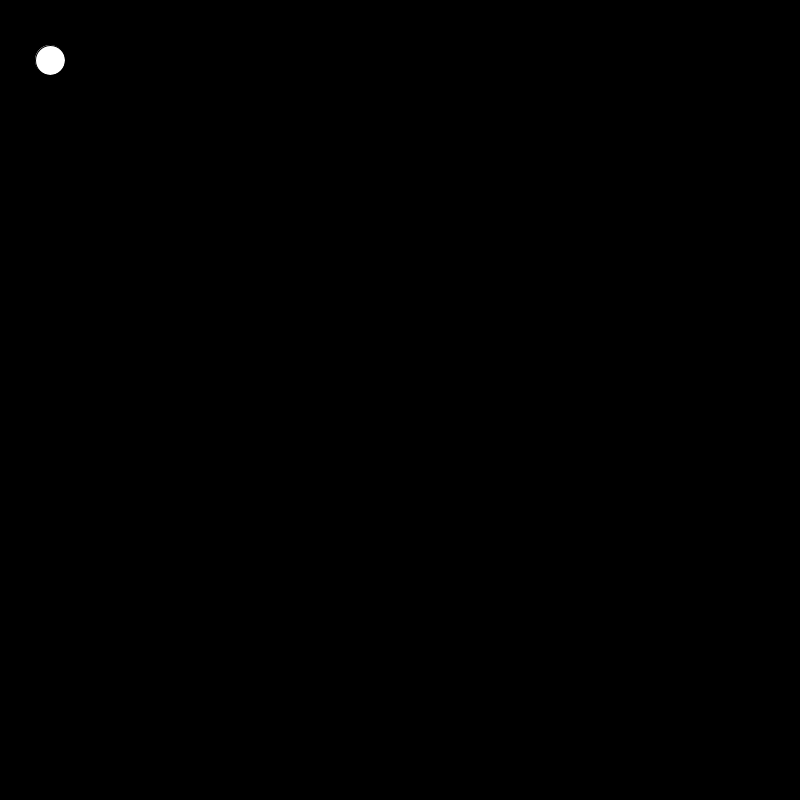
Frame 1 (no input)
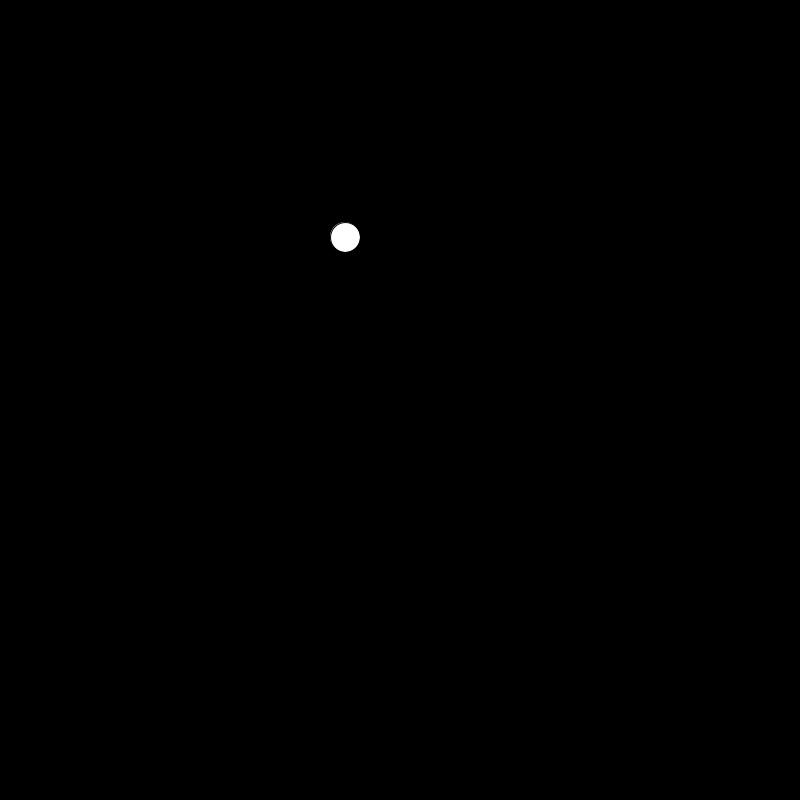
Frame 60 (the mouse pressed at the canvas centre just before this capture)
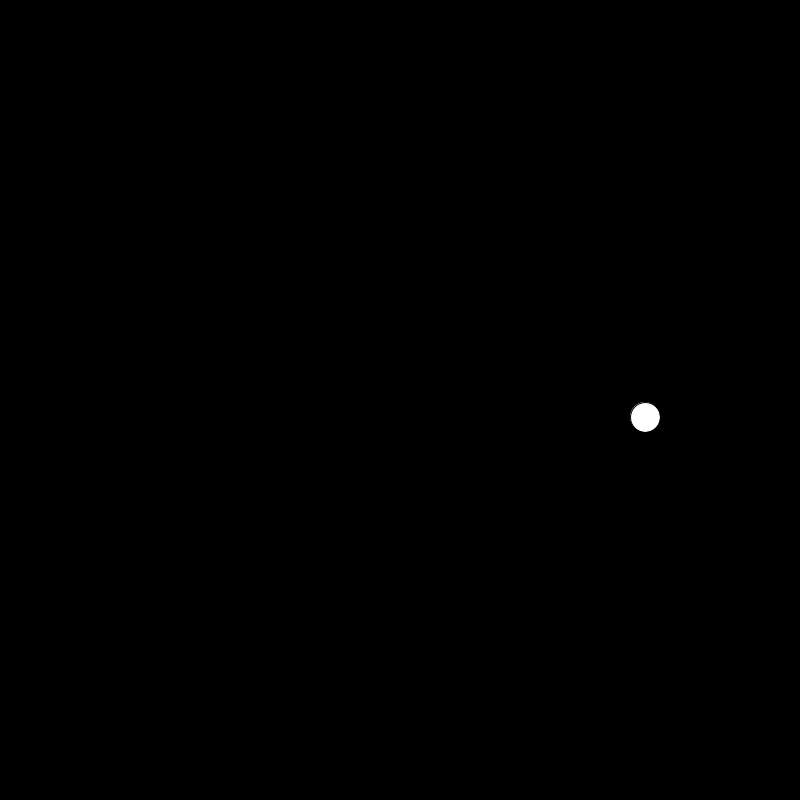
Frame 120 (the mouse held since frame 60 and released just before this capture)

The Processing sketch that drew these frames (run headless with seeded random() and noise(); from frame 60 on, the mouse is pressed at the canvas centre):

// Processing sketch: reverse_engineering_ball_background_change
// ── reverse_engineering_ball_background_change.pde
int x = 50;
int y = 60;
int dx = 5; 
int dy = 3;
int r = 0;
int b = 0;
int g = 0;

void setup() {
  size(800, 800);
}

void draw() {
  background(r,g,b);
  circle(x, y, 30); 
  x = x + dx;
  y = y + dy; 
  if ( x >= width ) {
    dx = -5; 
    r = 0;
    g = 180;
    b = 0;
  } else if ( x <= 0 ) {
    dx = 5;
    r = 20;
    g = 80;
    b = 225;
  }
  
  if ( y >= height ) {
    dy = -3;
    r = 0;
    g = 0;
    b = 0;
  } else if ( y <= 0 ) {
    dy = 3;
    r = 250;
    g = 0;
    b = 230;
  }
}
